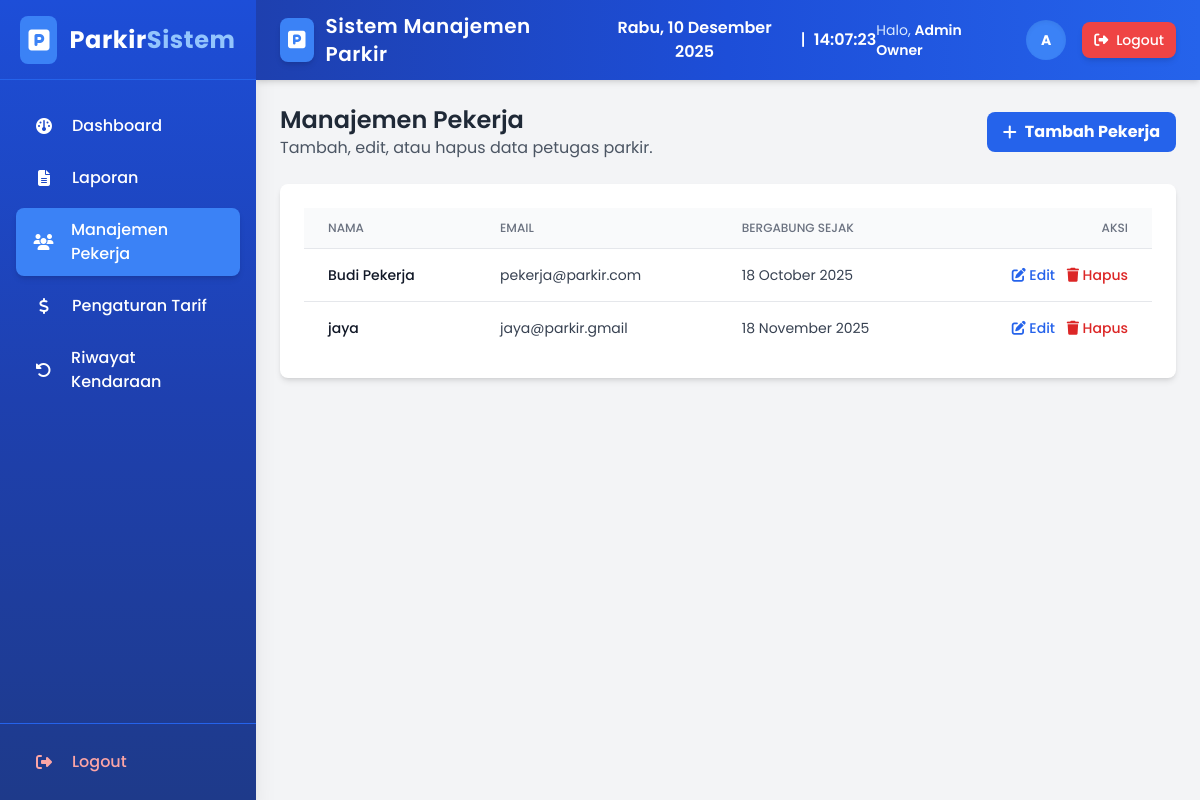
Page /pages/owner/manajemen_pekerja.php (signed in) on the committed database.
### tables this page shows
CREATE TABLE `users` (
  `id` int(11) NOT NULL,
  `nama` varchar(100) NOT NULL,
  `email` varchar(100) NOT NULL,
  `password` varchar(255) NOT NULL,
  `role` enum('owner','pekerja') NOT NULL,
  `created_at` datetime DEFAULT current_timestamp(),
  `updated_at` datetime DEFAULT current_timestamp() ON UPDATE current_timestamp()
);

### pages/owner/manajemen_pekerja.php (the view, shortened to what this page needs)
<?php
require_once '../../core/init.php';
$pekerja_list = [];
$result = $db->query("SELECT id, nama, email, created_at FROM users WHERE role = 'pekerja' ORDER BY nama");
while ($row = $result->fetch_assoc()) {
    $pekerja_list[] = $row;
}
?>
<?php require_once '../../templates/header_app.php';  ?>
<?php require_once '../../templates/sidebar.php';  ?>
<div class="flex-1 flex flex-col overflow-hidden">
    <?php require_once '../../templates/navbar_app.php';  ?>
    <main class="flex-1 overflow-x-hidden overflow-y-auto bg-gray-100 p-6">
        <div class="container mx-auto">
            <div class="flex justify-between items-center mb-6">
                <div>
                    <h2 class="text-2xl font-semibold text-gray-800">Manajemen Pekerja</h2>
                    <p class="text-gray-600">Tambah, edit, atau hapus data petugas parkir.</p>
                </div>
                <button id="btnTambahModal" class="bg-blue-600 hover:bg-blue-700 text-white font-bold py-2 px-4 rounded-lg flex items-center">
                    <i class="fas fa-plus mr-2"></i> Tambah Pekerja
                </button>
            </div>
            <div class="bg-white p-6 rounded-lg shadow-md">
                <div class="overflow-x-auto">
                    <table class="min-w-full divide-y divide-gray-200">
                        <thead class="bg-gray-50">
                            <tr>
                                <th class="px-6 py-3 text-left text-xs font-medium text-gray-500 uppercase">Nama</th>
                                <th class="px-6 py-3 text-left text-xs font-medium text-gray-500 uppercase">Email</th>
                                <th class="px-6 py-3 text-left text-xs font-medium text-gray-500 uppercase">Bergabung Sejak</th>
                                <th class="px-6 py-3 text-right text-xs font-medium text-gray-500 uppercase">Aksi</th>
                            </tr>
                        </thead>
                        <tbody class="bg-white divide-y divide-gray-200">
                            <?php if (empty($pekerja_list)): ?>
                                <tr>
                                    <td colspan="4" class="px-6 py-4 text-center text-gray-500">
                                        Belum ada data pekerja.
                                    </td>
                                </tr>
                            <?php else: ?>
                                <?php foreach ($pekerja_list as $pekerja): ?>
                                <tr>
                                    <td class="px-6 py-4 whitespace-nowrap text-sm font-medium text-gray-900">
                                        <?php echo htmlspecialchars($pekerja['nama']); ?>
                                    </td>
                                    <td class="px-6 py-4 whitespace-nowrap text-sm text-gray-700">
                                        <?php echo htmlspecialchars($pekerja['email']); ?>
                                    </td>
                                    <td class="px-6 py-4 whitespace-nowrap text-sm text-gray-700">
                                        <?php echo date('d F Y', strtotime($pekerja['created_at'])); ?>
                                    </td>
                                    <td class="px-6 py-4 whitespace-nowrap text-right text-sm font-medium space-x-2">
                                        <button class="btn-edit text-blue-600 hover:text-blue-900"
                                                data-id="<?php echo $pekerja['id']; ?>"
                                                data-nama="<?php echo htmlspecialchars($pekerja['nama']); ?>"
                                                data-email="<?php echo htmlspecialchars($pekerja['email']); ?>">
                                            <i class="fas fa-edit"></i> Edit
                                        </button>
                                        <button class="btn-hapus text-red-600 hover:text-red-900"
                                                data-id="<?php echo $pekerja['id']; ?>"
                                                data-nama="<?php echo htmlspecialchars($pekerja['nama']); ?>">
                                            <i class="fas fa-trash"></i> Hapus
                                        </button>
                                    </td>
                                </tr>
                                <?php endforeach; ?>
                            <?php endif; ?>
                        </tbody>
                    </table>
                </div>
            </div>
        </div>
    </main>
</div>
<?php require_once '../../templates/footer_app.php';  ?>

### templates/header_app.php (style rules this page uses)
body { font-family: 'Poppins', sans-serif; }

### rows in the picture
users: nama "Budi Pekerja", email "pekerja@parkir.com", created_at "18 October 2025"
users: nama "jaya", email "jaya@parkir.gmail", created_at "18 November 2025"

### other values in the picture
$user_nama "Admin Owner"
substr($user_nama, 0, 1) "A"
